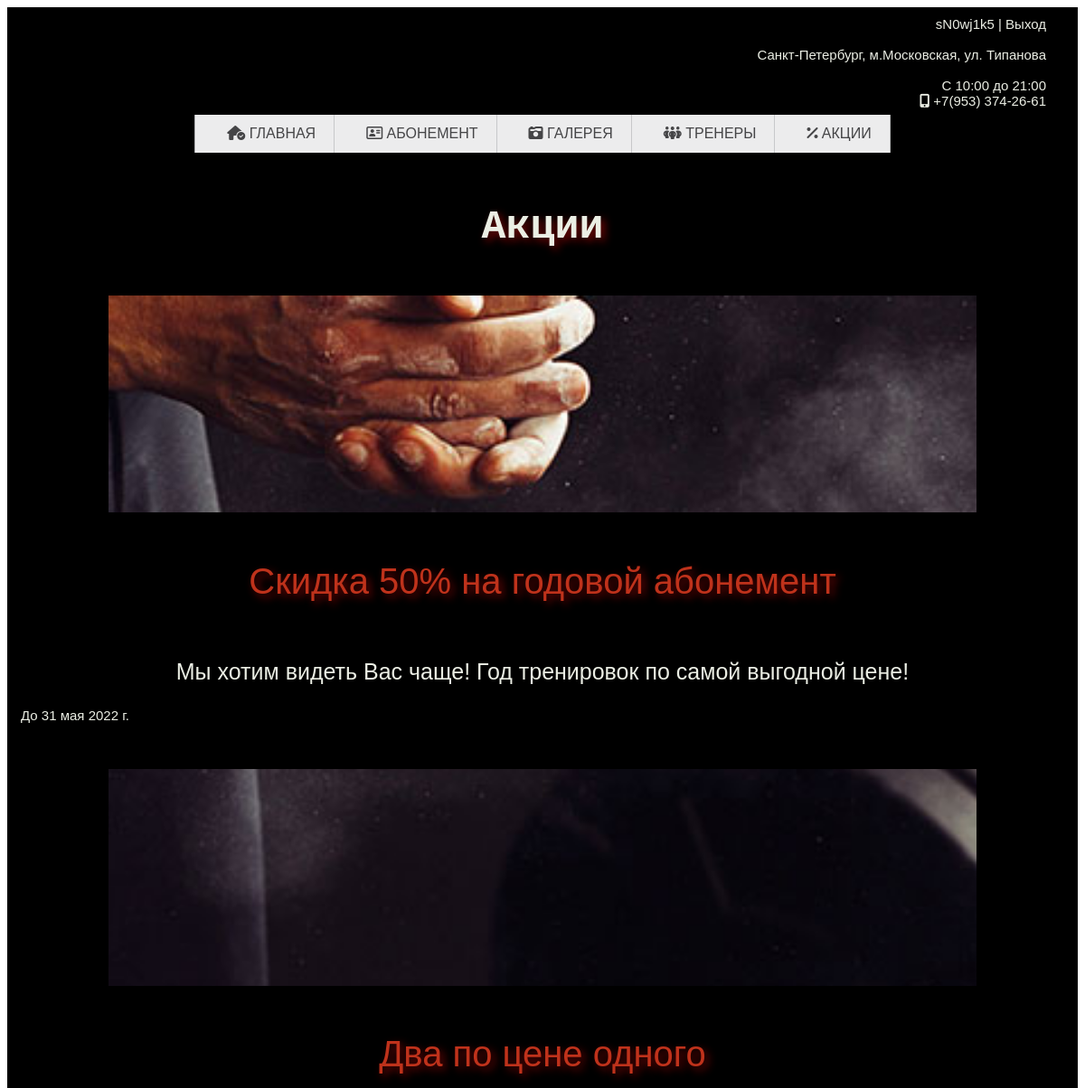
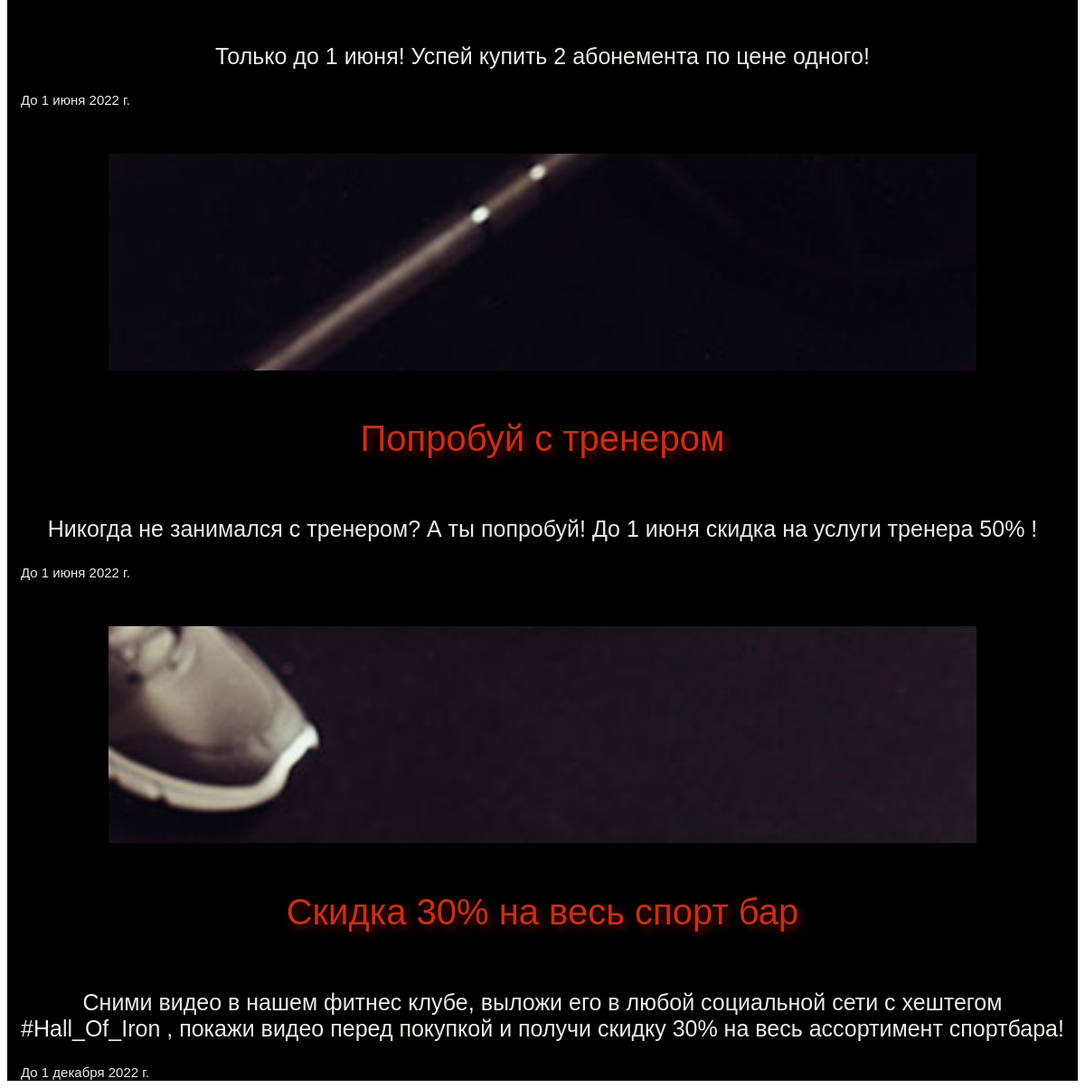
The page /stock/ (signed in) on the database its author committed (2 pictures, top to bottom).
### Gym_at_the_Moscow/models.py (models this page shows, shortened)
class Stock(models.Model):
    name = models.CharField("Название", max_length=100)
    about_stock = models.TextField("Описание", max_length=2200, blank=True)
    slug = models.SlugField(max_length=100, unique=True, db_index=True, verbose_name="URL")
    date_ac = models.DateField(default=None, null=True, blank=True, verbose_name='Срок окончания акции')
    class Meta:
        verbose_name = "Акция"
        verbose_name_plural = "Акции"

### Gym_at_the_Moscow/views.py (the view)
# urls.py: path('stock/', views.stock_func, name='stock-name'),
def stock_func(request):
    stock = Stock.objects.order_by('date_ac')
    return render(request, 'Gym_at_the_Moscow/stock_page.html', {'stock': stock})

### Gym_at_the_Moscow/templates/Gym_at_the_Moscow/stock_page.html (shortened to what this page needs)
{% extends 'base.html' %}
{% load static %}
{% block css_additional %}
<link rel="stylesheet" href="{% static 'Gym_at_the_Moscow/css/all.min.css' %}">
<link rel="stylesheet" href="{% static 'Gym_at_the_Moscow/css/style.css'%}">
{% endblock %}
{% block content %}
<section class="head">
    <div class="head_container">
        {% include 'includes/navbar.html' %}
        <h2> Акции </h2>
    {% for s in stock%}
        <div class="paralax"></div>
            <h4>{{ s.name }}</h4>
            <p>{{ s.about_stock }}</p>
            <p1>До {{ s.date_ac }}</p1>
    {% endfor %}
    </div>
</section>
{% endblock %}

### Gym_at_the_Moscow/templates/includes/navbar.html
<header>
  <nav class="dws-menu">
    {% if request.user.is_authenticated %}
    <h3>{{ user.username }} | <a href="{% url 'logout' %}">Выход</a></h3>
    {% else %}
    <h3><a href="{% url 'register' %}">Регистрация</a> | <a href="{% url 'login' %}">Войти</a></h3>
    {% endif %}
    <h3>Санкт-Петербург, м.Московская, ул. Типанова</h3>
    <h3>С 10:00 до 21:00</br><i class="fa-solid fa-mobile-screen-button"></i> +7(953) 374-26-61</h3>
    <ul>
      <li><a href="{% url 'home' %}"><i class="fa-solid fa-house-circle-check"></i> Главная</a></li>
      <li><a href="{% url 'abon-name' %}"><i class="fa-regular fa-address-card"></i> Абонемент</a></li>
      <li><a href="{% url 'hall-name' %}"><i class="fa-solid fa-camera-retro"></i> Галерея</a></li>
      <li><a href="{% url 'trainer-name' %}"><i class="fa-solid fa-people-group"></i> Тренеры</a></li>
      <li><a href="{% url 'stock-name' %}"><i class="fa-solid fa-percent"></i> Акции</a></li>
    </ul>
  </nav>
</header>

### static/css/base.css (style rules this page uses)
html { background-color: white; }

### Gym_at_the_Moscow/static/Gym_at_the_Moscow/css/style.css (style rules this page uses)
body { background: black; }
header { font-family: Arial; }
.dws-menu * { margin: 0; padding: 0; }
.dws-menu ul, .dws-menu ol { list-style: none; }
.dws-menu > ul { display: flex; justify-content: center; }
.dws-menu > ul li a { display: block; background: #ececed; padding: 12px 20px 12px 35px; font-size: 16px; color: #454547; text-decoration: none; text-transform: uppercase; transition: all 0.3s ease; }
.dws-menu > ul li { position: relative; border-right: 1px solid #c7c8ca; }
.dws-menu > ul li:first-child { border-left: 1px solid #b2b3b5; }
.dws-menu > ul li:last-child { border-right: 1px solid #babbbb; }
h2 { color: #ebeee4; text-align: center; font-family: "Andale Mono", AndaleMono, monospace; font-size:45px; border-top: 20px solid #000000; text-shadow: 4px 4px 10px #750606; }
h3 { color: #ebeee4; text-align: right; font-size: 15px; font-family: Arial; font-weight:normal; border-right: 20px solid #000000; border-top: 10px solid #000000; border-bottom: 7px solid #000000; }
h4 { color: #bf321b; text-align: center; font-size: 40px; font-family: Arial; font-weight: bold; font-weight:normal; text-shadow: 4px 4px 10px #750606; }
p { color: #ebeee4; font-family: Arial; text-align: center; font-style: normal; font-weight: bold; font-weight:normal; font-size: 25px; max-width: 100%; padding-top: 10px; }
p1 { color: #ebeee4; text-align: center; font-style: normal; font-size: 15px; font-family: Arial; max-width: 100%; padding-top: 20px; }
a { color: #ebeee4; text-decoration: none; }
.head_container { max-width: 1200px; margin: 0 auto; padding: 0 15px; }
.paralax { background: url("/media/stock_ac/nog.jpg"); background-repeat: no-repeat; background-position: center; background-size: cover; background-attachment: fixed; margin-left: auto; margin-right: auto; margin-top: 50px; height: 30vh; width: 960px; max-width: 100%; }

### rows shown on the page
Stock: name "Скидка 50% на годовой абонемент", about_stock "Мы хотим видеть Вас чаще! Год тренировок по самой выгодной цене!", date_ac "31 мая 2022 г."
Stock: name "Два по цене одного", about_stock "Только до 1 июня! Успей купить 2 абонемента по цене одного!", date_ac "1 июня 2022 г."
Stock: name "Попробуй с тренером", about_stock "Никогда не занимался с тренером? А ты попробуй! До 1 июня скидка на услуги тренера 50% !", date_ac "1 июня 2022 г."
Stock: name "Скидка 30% на весь спорт бар", about_stock "Сними видео в нашем фитнес клубе, выложи его в любой социальной сети с хештегом #Hall_Of_Iron , покажи видео перед покупкой и получи скидку 30% на весь ассортимент спортбара!", date_ac "1 декабря 2022 г."

### other values the page prints
{{ user.username }} "sN0wj1k5"
